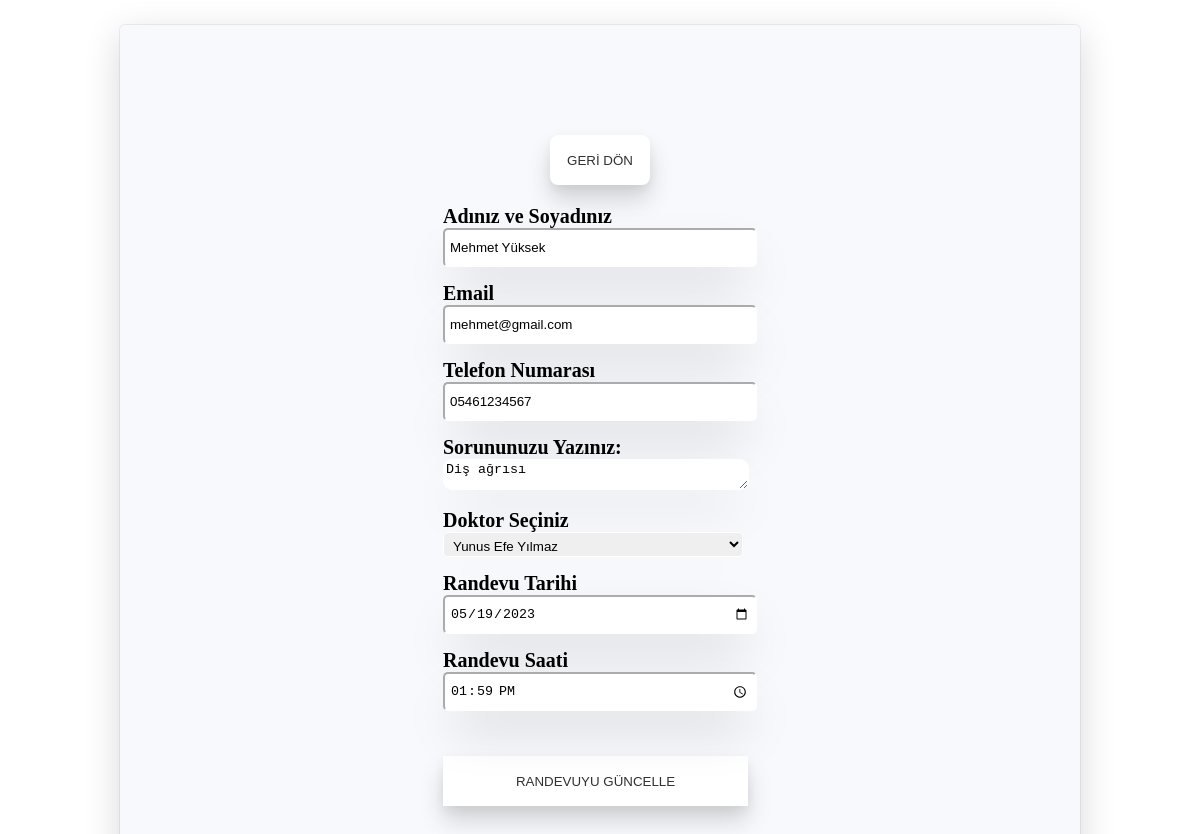
Screenshot of /updateill.php?hasta_id=13 (signed in) with the database file from the repository.
### tables this page shows
CREATE TABLE `hastalar` (
  `hasta_id` smallint(5) UNSIGNED NOT NULL,
  `adsoyadi` varchar(100) NOT NULL,
  `email` varchar(120) NOT NULL,
  `telno` varchar(11) NOT NULL,
  `doktor_id` int(11) NOT NULL,
  `randevu_tarih` date NOT NULL,
  `randevu_saat` time NOT NULL,
  `hasta_text` varchar(200) NOT NULL
);

### updateill.php (the view, shortened to what this page needs)
<?php
require_once "config.php";
$sqldoctordataquery = "SELECT doktor_id,doktor_adsoyadi FROM `doktorlar`";
$sqldoctordata = mysqli_query($db, $sqldoctordataquery);
$sql = "SELECT * FROM `hastalar` WHERE `hasta_id`='" . $_GET["hasta_id"] . "'";
$sqluserdata = mysqli_query($db, $sql);
$hasta = mysqli_fetch_array($sqluserdata);
$hasta_adi = $hasta['adsoyadi'];
$hasta_email = $hasta['email'];
$hasta_telno = $hasta['telno'];
$hasta_text = $hasta['hasta_text'];
$hasta_tarih = $hasta['randevu_tarih'];
$hasta_saat = $hasta['randevu_saat'];
?>
<!DOCTYPE html>
<html>
<head>
    <link rel='stylesheet' href='site.css'>
</head>
<body>
    <div class="formdiv">
        <div class="form">
            <form action='doctorpanel.php' method='POST'>
                <button class="backbutton">GERİ DÖN</button>
            </form>
            <form action="<?php $_PHP_SELF ?>" method="POST">
                <b class="indexlabelinput">Adınız ve Soyadınız</b><br>
                <input type="text" name="hasta_adi" class="inputbox" value='<?php echo $hasta_adi; ?>' required><br>
                <b class="indexlabelinput">Email</b><br>
                <input type="email" name="email" class="inputbox" value="<?php echo $hasta_email; ?>" required><br>
                <b class="indexlabelinput">Telefon Numarası</b><br>
                <input type="tel" name="telno" class="inputbox" placeholder="05XXXXXXXXX" pattern="^\05\d{9}$"
                    title="Lütfen geçerli bir Türkiye telefon numarası girin. Örnek: 05551234567"" value="<?php echo $hasta_telno; ?>" required><br>
                <b class="indexlabelinput">Sorununuzu Yazınız:</b><br>
                <textarea name="hasta_text" placeholder="Örn: Diş Çekimi" class="indexboxarea"
                    required><?php echo $hasta_text; ?></textarea><br>
                <b class="indexlabelinput">Doktor Seçiniz</b><br>
                <select name="doktor_id" id="doktor_id" class="inputbox" required>
                    <optgroup label="Doktorlar">
                        <?php
                        while ($doctordata = mysqli_fetch_array($sqldoctordata)) {
                            echo "<option value=" . $doctordata["doktor_id"] . ">" . $doctordata["doktor_adsoyadi"] . "</option>";
                        }
                        ?>
                    </optgroup>
                </select>
                <br>
                <b class="indexlabelinput">Randevu Tarihi</b><br>
                <input type="date" name="tarih" class="inputbox" value="<?php echo $hasta_tarih; ?>" required><br>
                <b class="indexlabelinput">Randevu Saati</b><br>
                <input type="time" name="saat" class="inputbox" value="<?php echo $hasta_saat; ?>" required><br>
                <button class="inputbutton">RANDEVUYU GÜNCELLE</button>
            </form>
        </div>
    </div>
</body>
</html>

### site.css (style rules this page uses)
.formdiv { display: flex; justify-content: center; margin-top: 25px; }
.form { display: flex; justify-content: center; align-items: center; flex-direction: column; width: 800px; background-color: #f8f9fc; padding: 80px; border-radius: 5px; box-shadow: rgba(0, 0, 0, 0.16) 0px 10px 36px 0px, rgba(0, 0, 0, 0.06) 0px 0px 0px 1px; }
.inputbox { width: 300px; height: 25px; box-shadow: rgba(0, 0, 0, 0.25) 0px 25px 50px -12px; border-color: white; margin-bottom: 15px; border-radius: 5px; padding: 5px; }
.indexlabelinput { font-size: 20px; font-family: Verdana; }
.indexboxarea { max-width: 300px; max-height: 200px; width: 300px; height: 25px; box-shadow: rgba(0, 0, 0, 0.25) 0px 25px 50px -12px; border-color: white; margin-bottom: 15px; border-radius: 9px; }
.inputbutton { border: white; color: rgb(49, 47, 47); background-color: white; height: 50px; width: 305px; float: left; box-shadow: rgba(0, 0, 0, 0.15) 0px 15px 25px, rgba(0, 0, 0, 0.05) 0px 5px 10px; margin-top: 30px; }
.backbutton { border-radius: 8px; border: white; color: rgb(49, 47, 47); background-color: white; height: 50px; width: 100px; float: left; box-shadow: rgba(0, 0, 0, 0.15) 0px 15px 25px, rgba(0, 0, 0, 0.05) 0px 5px 10px; margin-top: 30px; margin-bottom: 20px; }

### rows the page displays
hastalar: hasta_adi "Mehmet Yüksek", email "mehmet@gmail.com", telno "05461234567", hasta_text "Diş ağrısı", tarih "05/19/2023", saat "13:59:00"

### other values shown
form field doktor_id "Yunus Efe Yılmaz"
